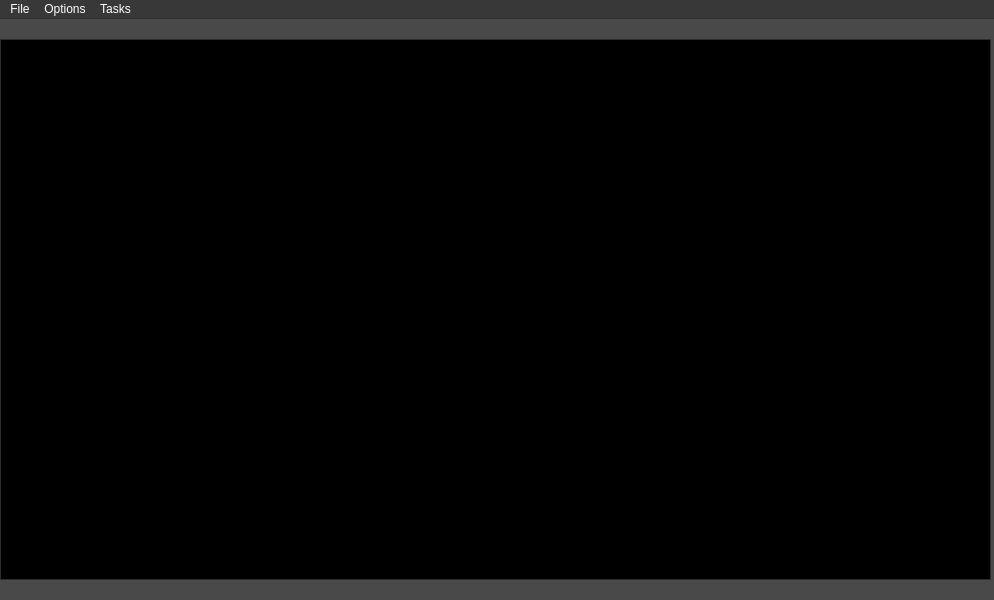
<?xml version="1.0" encoding="UTF-8"?>
<ui version="4.0">
 <class>DisplayWindow</class>
 <widget class="QMainWindow" name="DisplayWindow">
  <property name="geometry">
   <rect>
    <x>0</x>
    <y>0</y>
    <width>994</width>
    <height>600</height>
   </rect>
  </property>
  <property name="palette">
   <palette>
    <active>
     <colorrole role="WindowText">
      <brush brushstyle="SolidPattern">
       <color alpha="255">
        <red>255</red>
        <green>255</green>
        <blue>255</blue>
       </color>
      </brush>
     </colorrole>
     <colorrole role="Button">
      <brush brushstyle="SolidPattern">
       <color alpha="231">
        <red>54</red>
        <green>54</green>
        <blue>54</blue>
       </color>
      </brush>
     </colorrole>
     <colorrole role="Light">
      <brush brushstyle="SolidPattern">
       <color alpha="231">
        <red>82</red>
        <green>82</green>
        <blue>82</blue>
       </color>
      </brush>
     </colorrole>
     <colorrole role="Midlight">
      <brush brushstyle="SolidPattern">
       <color alpha="231">
        <red>68</red>
        <green>68</green>
        <blue>68</blue>
       </color>
      </brush>
     </colorrole>
     <colorrole role="Dark">
      <brush brushstyle="SolidPattern">
       <color alpha="231">
        <red>27</red>
        <green>27</green>
        <blue>27</blue>
       </color>
      </brush>
     </colorrole>
     <colorrole role="Mid">
      <brush brushstyle="SolidPattern">
       <color alpha="231">
        <red>36</red>
        <green>36</green>
        <blue>36</blue>
       </color>
      </brush>
     </colorrole>
     <colorrole role="Text">
      <brush brushstyle="SolidPattern">
       <color alpha="255">
        <red>255</red>
        <green>255</green>
        <blue>255</blue>
       </color>
      </brush>
     </colorrole>
     <colorrole role="BrightText">
      <brush brushstyle="SolidPattern">
       <color alpha="255">
        <red>255</red>
        <green>255</green>
        <blue>255</blue>
       </color>
      </brush>
     </colorrole>
     <colorrole role="ButtonText">
      <brush brushstyle="SolidPattern">
       <color alpha="255">
        <red>255</red>
        <green>255</green>
        <blue>255</blue>
       </color>
      </brush>
     </colorrole>
     <colorrole role="Base">
      <brush brushstyle="SolidPattern">
       <color alpha="255">
        <red>0</red>
        <green>0</green>
        <blue>0</blue>
       </color>
      </brush>
     </colorrole>
     <colorrole role="Window">
      <brush brushstyle="SolidPattern">
       <color alpha="231">
        <red>54</red>
        <green>54</green>
        <blue>54</blue>
       </color>
      </brush>
     </colorrole>
     <colorrole role="Shadow">
      <brush brushstyle="SolidPattern">
       <color alpha="255">
        <red>0</red>
        <green>0</green>
        <blue>0</blue>
       </color>
      </brush>
     </colorrole>
     <colorrole role="AlternateBase">
      <brush brushstyle="SolidPattern">
       <color alpha="243">
        <red>27</red>
        <green>27</green>
        <blue>27</blue>
       </color>
      </brush>
     </colorrole>
     <colorrole role="ToolTipBase">
      <brush brushstyle="SolidPattern">
       <color alpha="255">
        <red>255</red>
        <green>255</green>
        <blue>220</blue>
       </color>
      </brush>
     </colorrole>
     <colorrole role="ToolTipText">
      <brush brushstyle="SolidPattern">
       <color alpha="255">
        <red>0</red>
        <green>0</green>
        <blue>0</blue>
       </color>
      </brush>
     </colorrole>
     <colorrole role="PlaceholderText">
      <brush brushstyle="SolidPattern">
       <color alpha="128">
        <red>255</red>
        <green>255</green>
        <blue>255</blue>
       </color>
      </brush>
     </colorrole>
    </active>
    <inactive>
     <colorrole role="WindowText">
      <brush brushstyle="SolidPattern">
       <color alpha="255">
        <red>255</red>
        <green>255</green>
        <blue>255</blue>
       </color>
      </brush>
     </colorrole>
     <colorrole role="Button">
      <brush brushstyle="SolidPattern">
       <color alpha="231">
        <red>54</red>
        <green>54</green>
        <blue>54</blue>
       </color>
      </brush>
     </colorrole>
     <colorrole role="Light">
      <brush brushstyle="SolidPattern">
       <color alpha="231">
        <red>82</red>
        <green>82</green>
        <blue>82</blue>
       </color>
      </brush>
     </colorrole>
     <colorrole role="Midlight">
      <brush brushstyle="SolidPattern">
       <color alpha="231">
        <red>68</red>
        <green>68</green>
        <blue>68</blue>
       </color>
      </brush>
     </colorrole>
     <colorrole role="Dark">
      <brush brushstyle="SolidPattern">
       <color alpha="231">
        <red>27</red>
        <green>27</green>
        <blue>27</blue>
       </color>
      </brush>
     </colorrole>
     <colorrole role="Mid">
      <brush brushstyle="SolidPattern">
       <color alpha="231">
        <red>36</red>
        <green>36</green>
        <blue>36</blue>
       </color>
      </brush>
     </colorrole>
     <colorrole role="Text">
      <brush brushstyle="SolidPattern">
       <color alpha="255">
        <red>255</red>
        <green>255</green>
        <blue>255</blue>
       </color>
      </brush>
     </colorrole>
     <colorrole role="BrightText">
      <brush brushstyle="SolidPattern">
       <color alpha="255">
        <red>255</red>
        <green>255</green>
        <blue>255</blue>
       </color>
      </brush>
     </colorrole>
     <colorrole role="ButtonText">
      <brush brushstyle="SolidPattern">
       <color alpha="255">
        <red>255</red>
        <green>255</green>
        <blue>255</blue>
       </color>
      </brush>
     </colorrole>
     <colorrole role="Base">
      <brush brushstyle="SolidPattern">
       <color alpha="255">
        <red>0</red>
        <green>0</green>
        <blue>0</blue>
       </color>
      </brush>
     </colorrole>
     <colorrole role="Window">
      <brush brushstyle="SolidPattern">
       <color alpha="231">
        <red>54</red>
        <green>54</green>
        <blue>54</blue>
       </color>
      </brush>
     </colorrole>
     <colorrole role="Shadow">
      <brush brushstyle="SolidPattern">
       <color alpha="255">
        <red>0</red>
        <green>0</green>
        <blue>0</blue>
       </color>
      </brush>
     </colorrole>
     <colorrole role="AlternateBase">
      <brush brushstyle="SolidPattern">
       <color alpha="243">
        <red>27</red>
        <green>27</green>
        <blue>27</blue>
       </color>
      </brush>
     </colorrole>
     <colorrole role="ToolTipBase">
      <brush brushstyle="SolidPattern">
       <color alpha="255">
        <red>255</red>
        <green>255</green>
        <blue>220</blue>
       </color>
      </brush>
     </colorrole>
     <colorrole role="ToolTipText">
      <brush brushstyle="SolidPattern">
       <color alpha="255">
        <red>0</red>
        <green>0</green>
        <blue>0</blue>
       </color>
      </brush>
     </colorrole>
     <colorrole role="PlaceholderText">
      <brush brushstyle="SolidPattern">
       <color alpha="128">
        <red>255</red>
        <green>255</green>
        <blue>255</blue>
       </color>
      </brush>
     </colorrole>
    </inactive>
    <disabled>
     <colorrole role="WindowText">
      <brush brushstyle="SolidPattern">
       <color alpha="231">
        <red>27</red>
        <green>27</green>
        <blue>27</blue>
       </color>
      </brush>
     </colorrole>
     <colorrole role="Button">
      <brush brushstyle="SolidPattern">
       <color alpha="231">
        <red>54</red>
        <green>54</green>
        <blue>54</blue>
       </color>
      </brush>
     </colorrole>
     <colorrole role="Light">
      <brush brushstyle="SolidPattern">
       <color alpha="231">
        <red>82</red>
        <green>82</green>
        <blue>82</blue>
       </color>
      </brush>
     </colorrole>
     <colorrole role="Midlight">
      <brush brushstyle="SolidPattern">
       <color alpha="231">
        <red>68</red>
        <green>68</green>
        <blue>68</blue>
       </color>
      </brush>
     </colorrole>
     <colorrole role="Dark">
      <brush brushstyle="SolidPattern">
       <color alpha="231">
        <red>27</red>
        <green>27</green>
        <blue>27</blue>
       </color>
      </brush>
     </colorrole>
     <colorrole role="Mid">
      <brush brushstyle="SolidPattern">
       <color alpha="231">
        <red>36</red>
        <green>36</green>
        <blue>36</blue>
       </color>
      </brush>
     </colorrole>
     <colorrole role="Text">
      <brush brushstyle="SolidPattern">
       <color alpha="231">
        <red>27</red>
        <green>27</green>
        <blue>27</blue>
       </color>
      </brush>
     </colorrole>
     <colorrole role="BrightText">
      <brush brushstyle="SolidPattern">
       <color alpha="255">
        <red>255</red>
        <green>255</green>
        <blue>255</blue>
       </color>
      </brush>
     </colorrole>
     <colorrole role="ButtonText">
      <brush brushstyle="SolidPattern">
       <color alpha="231">
        <red>27</red>
        <green>27</green>
        <blue>27</blue>
       </color>
      </brush>
     </colorrole>
     <colorrole role="Base">
      <brush brushstyle="SolidPattern">
       <color alpha="231">
        <red>54</red>
        <green>54</green>
        <blue>54</blue>
       </color>
      </brush>
     </colorrole>
     <colorrole role="Window">
      <brush brushstyle="SolidPattern">
       <color alpha="231">
        <red>54</red>
        <green>54</green>
        <blue>54</blue>
       </color>
      </brush>
     </colorrole>
     <colorrole role="Shadow">
      <brush brushstyle="SolidPattern">
       <color alpha="255">
        <red>0</red>
        <green>0</green>
        <blue>0</blue>
       </color>
      </brush>
     </colorrole>
     <colorrole role="AlternateBase">
      <brush brushstyle="SolidPattern">
       <color alpha="231">
        <red>54</red>
        <green>54</green>
        <blue>54</blue>
       </color>
      </brush>
     </colorrole>
     <colorrole role="ToolTipBase">
      <brush brushstyle="SolidPattern">
       <color alpha="255">
        <red>255</red>
        <green>255</green>
        <blue>220</blue>
       </color>
      </brush>
     </colorrole>
     <colorrole role="ToolTipText">
      <brush brushstyle="SolidPattern">
       <color alpha="255">
        <red>0</red>
        <green>0</green>
        <blue>0</blue>
       </color>
      </brush>
     </colorrole>
     <colorrole role="PlaceholderText">
      <brush brushstyle="SolidPattern">
       <color alpha="128">
        <red>255</red>
        <green>255</green>
        <blue>255</blue>
       </color>
      </brush>
     </colorrole>
    </disabled>
   </palette>
  </property>
  <property name="windowTitle">
   <string>MainWindow</string>
  </property>
  <widget class="QWidget" name="centralwidget">
   <widget class="QTableWidget" name="tableWidget">
    <property name="geometry">
     <rect>
      <x>0</x>
      <y>20</y>
      <width>991</width>
      <height>541</height>
     </rect>
    </property>
    <property name="font">
     <font>
      <family>URW Bookman</family>
      <pointsize>13</pointsize>
     </font>
    </property>
    <property name="toolTip">
     <string>Books</string>
    </property>
    <property name="editTriggers">
     <set>QAbstractItemView::NoEditTriggers</set>
    </property>
   </widget>
  </widget>
  <widget class="QMenuBar" name="menubar">
   <property name="geometry">
    <rect>
     <x>0</x>
     <y>0</y>
     <width>994</width>
     <height>24</height>
    </rect>
   </property>
   <widget class="QMenu" name="menuFile">
    <property name="title">
     <string>File</string>
    </property>
    <addaction name="actionGet_books_from_file"/>
    <addaction name="actionSave"/>
    <addaction name="actionClose"/>
   </widget>
   <widget class="QMenu" name="menuOptions">
    <property name="title">
     <string>Options</string>
    </property>
    <addaction name="actionAdd"/>
    <addaction name="actionFind"/>
    <addaction name="actionSort_by"/>
    <addaction name="actionRemove"/>
    <addaction name="actionClear"/>
   </widget>
   <widget class="QMenu" name="menuTasks">
    <property name="title">
     <string>Tasks</string>
    </property>
    <addaction name="actionBiggest_amount_of_pages"/>
    <addaction name="actionSmallest_amount_of_pages_biggest_edition_size"/>
   </widget>
   <addaction name="menuFile"/>
   <addaction name="menuOptions"/>
   <addaction name="menuTasks"/>
  </widget>
  <action name="actionSave">
   <property name="icon">
    <iconset theme="document-save">
     <normaloff>.</normaloff>.</iconset>
   </property>
   <property name="text">
    <string>Save</string>
   </property>
   <property name="shortcut">
    <string>Ctrl+S</string>
   </property>
  </action>
  <action name="actionClose">
   <property name="icon">
    <iconset theme="window-close">
     <normaloff>.</normaloff>.</iconset>
   </property>
   <property name="text">
    <string>Exit</string>
   </property>
   <property name="shortcut">
    <string>Ctrl+W</string>
   </property>
  </action>
  <action name="actionAdd">
   <property name="icon">
    <iconset theme="list-add">
     <normaloff>.</normaloff>.</iconset>
   </property>
   <property name="text">
    <string>Add...</string>
   </property>
   <property name="shortcut">
    <string>Ctrl+A</string>
   </property>
  </action>
  <action name="actionRemove">
   <property name="icon">
    <iconset theme="edit-delete">
     <normaloff>.</normaloff>.</iconset>
   </property>
   <property name="text">
    <string>Remove...</string>
   </property>
   <property name="shortcut">
    <string>Ctrl+D</string>
   </property>
  </action>
  <action name="actionFind">
   <property name="icon">
    <iconset theme="edit-find">
     <normaloff>.</normaloff>.</iconset>
   </property>
   <property name="text">
    <string>Find...</string>
   </property>
   <property name="shortcut">
    <string>Ctrl+F</string>
   </property>
  </action>
  <action name="actionSort_by">
   <property name="icon">
    <iconset theme="view-sort-ascending">
     <normaloff>.</normaloff>.</iconset>
   </property>
   <property name="text">
    <string>Sort by...</string>
   </property>
  </action>
  <action name="actionClear">
   <property name="text">
    <string>Clear</string>
   </property>
   <property name="shortcut">
    <string>Ctrl+Del</string>
   </property>
  </action>
  <action name="actionGet_books_from_file">
   <property name="icon">
    <iconset theme="download">
     <normaloff>.</normaloff>.</iconset>
   </property>
   <property name="text">
    <string>Get books from file...</string>
   </property>
  </action>
  <action name="actionBiggest_amount_of_pages">
   <property name="text">
    <string>Biggest amount of pages books with illustrations</string>
   </property>
  </action>
  <action name="actionSmallest_amount_of_pages_biggest_edition_size">
   <property name="text">
    <string>Least pages &amp; biggest edition size books among books of same year</string>
   </property>
  </action>
 </widget>
 <resources/>
 <connections/>
</ui>
